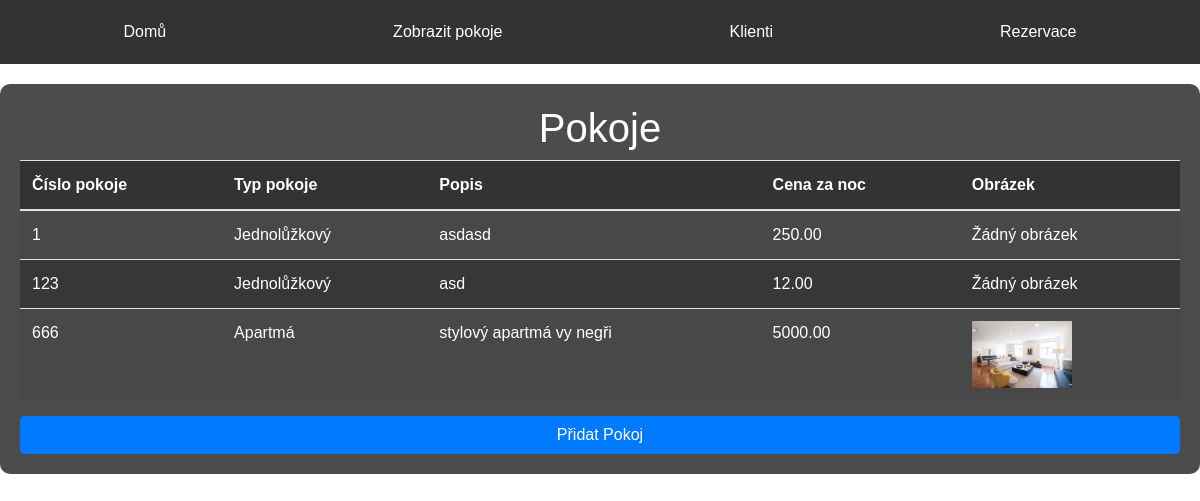
The page /pokoje/ on the database its author committed.
### todo_app/models.py (models this page shows, shortened)
class Pokoj(models.Model):
    JEDNOLUZKOVY = '1L'
    DVOLUZKOVY = '2L'
    APARTMA = 'AP'
    TYP_POKOJE_CHOICES = [
        (JEDNOLUZKOVY, 'Jednolůžkový'),
        (DVOLUZKOVY, 'Dvoulůžkový'),
        (APARTMA, 'Apartmá')
    ]
    cislo_pokoje = models.CharField(max_length=10, unique=True, verbose_name="Číslo pokoje")
    typ_pokoje = models.CharField(max_length=2, choices=TYP_POKOJE_CHOICES, default=JEDNOLUZKOVY, verbose_name="Typ pokoje")
    popis = models.TextField(verbose_name="Popis", blank=True, null=True)
    cena_za_noc = models.DecimalField(max_digits=6, decimal_places=2, verbose_name="Cena za noc")
    obrazek = models.ImageField(upload_to='../', blank=True, null=True, verbose_name="Obrázek")
    class Meta:
        verbose_name = "Pokoj"
        verbose_name_plural = "Pokoje"

### todo_app/views.py (the view)
# urls.py: path('pokoje/', get_pokoje, name='get_pokoje'),
def get_pokoje(request):
    pokoje = Pokoj.objects.all()
    return render(request, 'pokoje.html', {'pokoje': pokoje})

### todo_app/templates/pokoje.html (shortened to what this page needs)
<!DOCTYPE html>
<html lang="cs">
<head>
    <link href="https://stackpath.bootstrapcdn.com/bootstrap/4.5.2/css/bootstrap.min.css" rel="stylesheet">
</head>
<body>
<div class="menu">
    <a href="{% url 'home' %}">Domů</a>
    <button onclick="location.href='{% url 'get_pokoje' %}'">Zobrazit pokoje</button>
    <button onclick="location.href='{% url 'get_klienti' %}'">Klienti</button>
    <button onclick="location.href='{% url 'get_rezervace' %}'">Rezervace</button>
</div>
<div class="container">
    <h1>Pokoje</h1>
    <div class="table-responsive">
        <table class="table table-striped table-hover">
            <thead>
                <tr>
                    <th>Číslo pokoje</th>
                    <th>Typ pokoje</th>
                    <th>Popis</th>
                    <th>Cena za noc</th>
                    <th>Obrázek</th>
                </tr>
            </thead>
            <tbody>
                {% for pokoj in pokoje %}
                <tr>
                    <td>{{ pokoj.cislo_pokoje }}</td>
                    <td>{{ pokoj.get_typ_pokoje_display }}</td>
                    <td>{{ pokoj.popis }}</td>
                    <td>{{ pokoj.cena_za_noc }}</td>
                    <td>
                        {% if pokoj.obrazek %}
                            <img src="../{{ pokoj.obrazek }}" alt="Obrázek pokoje" style="width: 100px; height: auto;">
                        {% else %}
                            Žádný obrázek
                        {% endif %}
                    </td>
                </tr>
                {% endfor %}
            </tbody>
        </table>
    </div>
    <a href="{% url 'add_pokoj' %}" class="btn btn-primary d-block mx-auto">Přidat Pokoj</a>
</div>
</body>
</html>

### todo_app/templates/pokoje.html (style rules this page uses)
body { font-family: Arial, sans-serif; margin: 0; padding: 0; background: url('https://cache.marriott.com/is/image/marriotts7prod/rz-mcorz-exterior-at-night-11671:Feature-Hor?wid=1920&fit=constrain') no-repeat center center fixed; background-size: cover; color: white; }
.menu { background: #333; padding: 10px; display: flex; justify-content: space-around; }
.menu a, .menu button { padding: 10px; text-decoration: none; color: white; background: #333; border: none; cursor: pointer; font-size: 16px; }
.container { padding: 20px; background: rgba(0, 0, 0, 0.7); border-radius: 10px; margin: 20px auto; max-width: 1200px; }
h1 { text-align: center; }
.table thead th { background-color: #333; color: white; }
.table tbody tr { background-color: rgba(50, 50, 50, 0.8); color: white; }
.table-responsive { overflow-x: auto; }

### rows shown on the page
Pokoj: cislo_pokoje "1", typ_pokoje "Jednolůžkový", popis "asdasd", cena_za_noc "250.00", shows "Žádný obrázek"
Pokoj: cislo_pokoje "123", typ_pokoje "Jednolůžkový", popis "asd", cena_za_noc "12.00", shows "Žádný obrázek"
Pokoj: cislo_pokoje "666", typ_pokoje "Apartmá", popis "stylový apartmá vy negři", cena_za_noc "5000.00", obrazek (picture)
